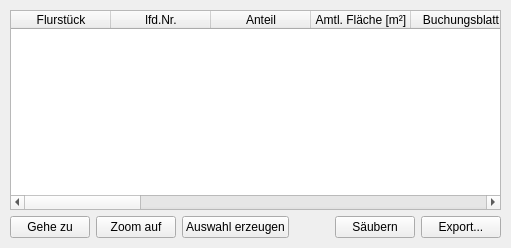
       <widget class="QWidget" name="tab_table">
        <property name="sizePolicy">
         <sizepolicy hsizetype="MinimumExpanding" vsizetype="Minimum">
          <horstretch>0</horstretch>
          <verstretch>0</verstretch>
         </sizepolicy>
        </property>
        <attribute name="title">
         <string>Tabellenansicht</string>
        </attribute>
        <layout class="QHBoxLayout" name="horizontalLayout_9">
         <property name="margin">
          <number>10</number>
         </property>
         <item>
          <layout class="QVBoxLayout" name="verticalLayout_6" stretch="1,0">
           <item>
            <widget class="QTableWidget" name="tableWidget">
             <property name="sizePolicy">
              <sizepolicy hsizetype="Expanding" vsizetype="Expanding">
               <horstretch>0</horstretch>
               <verstretch>0</verstretch>
              </sizepolicy>
             </property>
             <property name="minimumSize">
              <size>
               <width>0</width>
               <height>200</height>
              </size>
             </property>
             <property name="frameShadow">
              <enum>QFrame::Sunken</enum>
             </property>
             <property name="dragDropMode">
              <enum>QAbstractItemView::NoDragDrop</enum>
             </property>
             <property name="alternatingRowColors">
              <bool>false</bool>
             </property>
             <property name="textElideMode">
              <enum>Qt::ElideLeft</enum>
             </property>
             <property name="horizontalScrollMode">
              <enum>QAbstractItemView::ScrollPerItem</enum>
             </property>
             <property name="cornerButtonEnabled">
              <bool>true</bool>
             </property>
             <property name="rowCount">
              <number>0</number>
             </property>
             <property name="columnCount">
              <number>16</number>
             </property>
             <attribute name="horizontalHeaderCascadingSectionResizes">
              <bool>true</bool>
             </attribute>
             <attribute name="horizontalHeaderMinimumSectionSize">
              <number>75</number>
             </attribute>
             <attribute name="horizontalHeaderStretchLastSection">
              <bool>false</bool>
             </attribute>
             <column>
              <property name="text">
               <string>Flurstück</string>
              </property>
             </column>
             <column>
              <property name="text">
               <string>lfd.Nr.</string>
              </property>
             </column>
             <column>
              <property name="text">
               <string>Anteil</string>
              </property>
             </column>
             <column>
              <property name="text">
               <string>Amtl. Fläche [m²]</string>
              </property>
             </column>
             <column>
              <property name="text">
               <string>Buchungsblatt</string>
              </property>
             </column>
             <column>
              <property name="text">
               <string>Buchungsart</string>
              </property>
             </column>
             <column>
              <property name="text">
               <string>Lfd.Nr. DIN 1421</string>
              </property>
             </column>
             <column>
              <property name="text">
               <string>Anrede</string>
              </property>
             </column>
             <column>
              <property name="text">
               <string>Zusatz</string>
              </property>
             </column>
             <column>
              <property name="text">
               <string>Familienname</string>
              </property>
             </column>
             <column>
              <property name="text">
               <string>Vorname</string>
              </property>
             </column>
             <column>
              <property name="text">
               <string>Geb. Dat.</string>
              </property>
             </column>
             <column>
              <property name="text">
               <string>Straße</string>
              </property>
             </column>
             <column>
              <property name="text">
               <string>PLZ Wohnort</string>
              </property>
              <property name="font">
               <font>
                <kerning>true</kerning>
               </font>
              </property>
             </column>
             <column>
              <property name="text">
               <string>Eingetr. am</string>
              </property>
             </column>
             <column>
              <property name="text">
               <string>Abt. II</string>
              </property>
             </column>
            </widget>
           </item>
           <item>
            <layout class="QHBoxLayout" name="horizontalLayout_5">
             <item>
              <widget class="QPushButton" name="pushButton_gotoTable">
               <property name="text">
                <string>Gehe zu</string>
               </property>
              </widget>
             </item>
             <item>
              <widget class="QPushButton" name="pushButton_zoomTable">
               <property name="text">
                <string>Zoom auf</string>
               </property>
              </widget>
             </item>
             <item>
              <widget class="QPushButton" name="pushButton_selectTable">
               <property name="text">
                <string>Auswahl erzeugen</string>
               </property>
              </widget>
             </item>
             <item>
              <spacer name="horizontalSpacer_4">
               <property name="orientation">
                <enum>Qt::Horizontal</enum>
               </property>
               <property name="sizeHint" stdset="0">
                <size>
                 <width>40</width>
                 <height>20</height>
                </size>
               </property>
              </spacer>
             </item>
             <item>
              <widget class="QPushButton" name="pushButton_cleanTable">
               <property name="text">
                <string>Säubern</string>
               </property>
              </widget>
             </item>
             <item>
              <widget class="QPushButton" name="pushButton_exportTable">
               <property name="text">
                <string>Export...</string>
               </property>
              </widget>
             </item>
            </layout>
           </item>
          </layout>
         </item>
        </layout>
       </widget>
